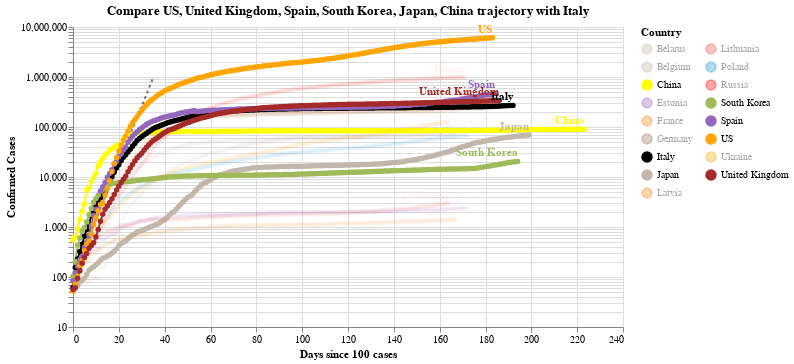

Notebook code for this chart:
### Code cell
#hide_input
chart2 = make_since_chart(dff2, ['US', 'United Kingdom', 'Spain', 'South Korea', 'Japan', 'China'], baseline_countries)
chart2

### Figure 1 — Vega-Lite specification as saved in the notebook (floating-point values rounded to 4 significant figures; data arrays with more than 128 entries replaced by an {"elided": "..."} marker saying what was removed)
{"config": {"view": {"continuousWidth": 400, "continuousHeight": 300}}, "layer": [{"data": {"name": "data-628230001892d6798b50651be41d1b3e"}, "mark": {"type": "line", "color": "black", "opacity": 0.5, "strokeDash": [3, 3]}, "encoding": {"x": {"type": "quantitative", "field": "Days since 100 cases"}, "y": {"type": "quantitative", "field": "Confirmed Cases"}}}, {"data": {"name": "data-f931ec4f3e89ca42b92033260d42e70b"}, "mark": {"type": "line", "point": true}, "encoding": {"color": {"type": "nominal", "field": "Country", "legend": {"columns": 2}, "scale": {"domain": ["Belarus", "Belgium", "China", "Estonia", "France", "Germany", "Italy", "Japan", "Latvia", "Lithuania", "Poland", "Russia", "South Korea", "Spain", "US", "Ukraine", "United Kingdom"], "range": ["#C1B7AD", "#C1B7AD", "yellow", "#9467bd", "#F58518", "#9D755D", "black", "#C1B7AD", "#F58518", "#E45756", "#2495D3", "red", "#A1BA59", "#9467bd", "orange", "orange", "brown"]}}, "opacity": {"condition": {"value": 1, "selection": "selector007"}, "value": 0.05}, "tooltip": [{"type": "nominal", "field": "Country"}, {"type": "temporal", "field": "Date"}, {"type": "quantitative", "field": "Confirmed Cases"}, {"type": "quantitative", "field": "Days since 100 cases"}], "x": {"type": "quantitative", "field": "Days since 100 cases"}, "y": {"type": "quantitative", "field": "Confirmed Cases", "scale": {"type": "log"}}}, "selection": {"selector007": {"type": "multi", "fields": ["Country"], "bind": "legend", "init": [{"Country": "US"}, {"Country": "United Kingdom"}, {"Country": "Spain"}, {"Country": "South Korea"}, {"Country": "Japan"}, {"Country": "China"}, {"Country": "Italy"}]}}, "width": 550}, {"data": {"name": "data-f931ec4f3e89ca42b92033260d42e70b"}, "mark": {"type": "text", "align": "right", "dy": -8, "fontWeight": "bold"}, "encoding": {"color": {"type": "nominal", "field": "Country", "legend": {"columns": 2}, "scale": {"domain": ["Belarus", "Belgium", "China", "Estonia", "France", "Germany", "Italy", "Japan", "Latvia", "Lithuania", "Poland", "Russia", "South Korea", "Spain", "US", "Ukraine", "United Kingdom"], "range": ["#C1B7AD", "#C1B7AD", "yellow", "#9467bd", "#F58518", "#9D755D", "black", "#C1B7AD", "#F58518", "#E45756", "#2495D3", "red", "#A1BA59", "#9467bd", "orange", "orange", "brown"]}}, "opacity": {"condition": {"value": 1, "selection": "selector007"}, "value": 0.05}, "text": {"type": "nominal", "field": "Country"}, "tooltip": [{"type": "nominal", "field": "Country"}, {"type": "temporal", "field": "Date"}, {"type": "quantitative", "field": "Confirmed Cases"}, {"type": "quantitative", "field": "Days since 100 cases"}], "x": {"type": "quantitative", "field": "Days since 100 cases"}, "y": {"type": "quantitative", "field": "Confirmed Cases", "scale": {"type": "log"}}}, "transform": [{"filter": "(datum['Date'] >= 1598918400000)"}], "width": 550}], "title": "Compare US, United Kingdom, Spain, South Korea, Japan, China trajectory with Italy", "$schema": "https://vega.github.io/schema/vega-lite/v4.0.2.json", "datasets": {"data-628230001892d6798b50651be41d1b3e": [{"Days since 100 cases": 0, "Confirmed Cases": 100.0}, {"Days since 100 cases": 1, "Confirmed Cases": 130.0}, {"Days since 100 cases": 2, "Confirmed Cases": 169.0}, {"Days since 100 cases": 3, "Confirmed Cases": 219.7}, {"Days since 100 cases": 4, "Confirmed Cases": 285.6}, {"Days since 100 cases": 5, "Confirmed Cases": 371.3}, {"Days since 100 cases": 6, "Confirmed Cases": 482.7}, {"Days since 100 cases": 7, "Confirmed Cases": 627.5}, {"Days since 100 cases": 8, "Confirmed Cases": 815.7}, {"Days since 100 cases": 9, "Confirmed Cases": 1060.0}, {"Days since 100 cases": 10, "Confirmed Cases": 1379.0}, {"Days since 100 cases": 11, "Confirmed Cases": 1792.0}, {"Days since 100 cases": 12, "Confirmed Cases": 2330.0}, {"Days since 100 cases": 13, "Confirmed Cases": 3029.0}, {"Days since 100 cases": 14, "Confirmed Cases": 3937.0}, {"Days since 100 cases": 15, "Confirmed Cases": 5119.0}, {"Days since 100 cases": 16, "Confirmed Cases": 6654.0}, {"Days since 100 cases": 17, "Confirmed Cases": 8650.0}, {"Days since 100 cases": 18, "Confirmed Cases": 11250.0}, {"Days since 100 cases": 19, "Confirmed Cases": 14620.0}, {"Days since 100 cases": 20, "Confirmed Cases": 19000.0}, {"Days since 100 cases": 21, "Confirmed Cases": 24710.0}, {"Days since 100 cases": 22, "Confirmed Cases": 32120.0}, {"Days since 100 cases": 23, "Confirmed Cases": 41750.0}, {"Days since 100 cases": 24, "Confirmed Cases": 54280.0}, {"Days since 100 cases": 25, "Confirmed Cases": 70560.0}, {"Days since 100 cases": 26, "Confirmed Cases": 91730.0}, {"Days since 100 cases": 27, "Confirmed Cases": 119300.0}, {"Days since 100 cases": 28, "Confirmed Cases": 155000.0}, {"Days since 100 cases": 29, "Confirmed Cases": 201500.0}, {"Days since 100 cases": 30, "Confirmed Cases": 262000.0}, {"Days since 100 cases": 31, "Confirmed Cases": 340600.0}, {"Days since 100 cases": 32, "Confirmed Cases": 442800.0}, {"Days since 100 cases": 33, "Confirmed Cases": 575600.0}, {"Days since 100 cases": 34, "Confirmed Cases": 748300.0}, {"Days since 100 cases": 35, "Confirmed Cases": 972800.0}], "data-f931ec4f3e89ca42b92033260d42e70b": {"elided": "3105 records"}}}
